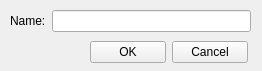
<?xml version="1.0" encoding="UTF-8"?>
<ui version="4.0">
 <class>LineInputDialog</class>
 <widget class="QWidget" name="LineInputDialog">
  <property name="windowModality">
   <enum>Qt::WindowModal</enum>
  </property>
  <property name="geometry">
   <rect>
    <x>0</x>
    <y>0</y>
    <width>262</width>
    <height>71</height>
   </rect>
  </property>
  <property name="windowTitle">
   <string/>
  </property>
  <widget class="QWidget" name="outerLayoutWidget">
   <property name="geometry">
    <rect>
     <x>10</x>
     <y>10</y>
     <width>241</width>
     <height>22</height>
    </rect>
   </property>
   <layout class="QFormLayout" name="m_inputLayout">
    <item row="0" column="0">
     <widget class="QLabel" name="m_inputLabel">
      <property name="text">
       <string>Name:</string>
      </property>
     </widget>
    </item>
    <item row="0" column="1">
     <widget class="QLineEdit" name="m_input"/>
    </item>
   </layout>
  </widget>
  <widget class="QWidget" name="layoutWidget">
   <property name="geometry">
    <rect>
     <x>90</x>
     <y>40</y>
     <width>158</width>
     <height>25</height>
    </rect>
   </property>
   <layout class="QHBoxLayout" name="m_buttonLayout">
    <item>
     <widget class="QPushButton" name="m_okButton">
      <property name="text">
       <string>OK</string>
      </property>
     </widget>
    </item>
    <item>
     <widget class="QPushButton" name="m_cancelButton">
      <property name="text">
       <string>Cancel</string>
      </property>
     </widget>
    </item>
   </layout>
  </widget>
 </widget>
 <resources/>
 <connections/>
</ui>
